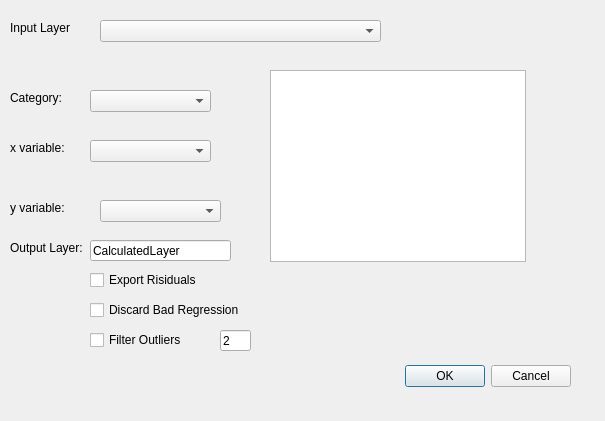
<?xml version="1.0" encoding="UTF-8"?>
<ui version="4.0">
 <class>TrendMapperDialogBase</class>
 <widget class="QDialog" name="TrendMapperDialogBase">
  <property name="geometry">
   <rect>
    <x>0</x>
    <y>0</y>
    <width>605</width>
    <height>421</height>
   </rect>
  </property>
  <property name="windowTitle">
   <string>TrendMapper</string>
  </property>
  <widget class="QDialogButtonBox" name="button_box">
   <property name="geometry">
    <rect>
     <x>230</x>
     <y>360</y>
     <width>341</width>
     <height>32</height>
    </rect>
   </property>
   <property name="orientation">
    <enum>Qt::Horizontal</enum>
   </property>
   <property name="standardButtons">
    <set>QDialogButtonBox::Cancel|QDialogButtonBox::Ok</set>
   </property>
  </widget>
  <widget class="QComboBox" name="inputLayerCombo">
   <property name="geometry">
    <rect>
     <x>100</x>
     <y>20</y>
     <width>281</width>
     <height>22</height>
    </rect>
   </property>
  </widget>
  <widget class="QComboBox" name="categoryCombo">
   <property name="geometry">
    <rect>
     <x>90</x>
     <y>90</y>
     <width>121</width>
     <height>22</height>
    </rect>
   </property>
  </widget>
  <widget class="QComboBox" name="xFieldCombo">
   <property name="geometry">
    <rect>
     <x>90</x>
     <y>140</y>
     <width>121</width>
     <height>22</height>
    </rect>
   </property>
  </widget>
  <widget class="QComboBox" name="yFieldCombo">
   <property name="geometry">
    <rect>
     <x>100</x>
     <y>200</y>
     <width>121</width>
     <height>22</height>
    </rect>
   </property>
  </widget>
  <widget class="QCheckBox" name="exportRisidualsCheck">
   <property name="geometry">
    <rect>
     <x>90</x>
     <y>270</y>
     <width>121</width>
     <height>20</height>
    </rect>
   </property>
   <property name="text">
    <string>Export Risiduals</string>
   </property>
  </widget>
  <widget class="QCheckBox" name="filterOutliersCheck">
   <property name="geometry">
    <rect>
     <x>90</x>
     <y>330</y>
     <width>111</width>
     <height>20</height>
    </rect>
   </property>
   <property name="text">
    <string>Filter Outliers</string>
   </property>
  </widget>
  <widget class="QCheckBox" name="discardBadFitCheck">
   <property name="geometry">
    <rect>
     <x>90</x>
     <y>300</y>
     <width>181</width>
     <height>20</height>
    </rect>
   </property>
   <property name="text">
    <string>Discard Bad Regression</string>
   </property>
  </widget>
  <widget class="QLineEdit" name="outlierThresholdLine">
   <property name="geometry">
    <rect>
     <x>220</x>
     <y>330</y>
     <width>31</width>
     <height>21</height>
    </rect>
   </property>
   <property name="text">
    <string>2</string>
   </property>
  </widget>
  <widget class="QLabel" name="label">
   <property name="geometry">
    <rect>
     <x>10</x>
     <y>90</y>
     <width>57</width>
     <height>15</height>
    </rect>
   </property>
   <property name="text">
    <string>Category:</string>
   </property>
  </widget>
  <widget class="QLabel" name="label_2">
   <property name="geometry">
    <rect>
     <x>10</x>
     <y>140</y>
     <width>131</width>
     <height>16</height>
    </rect>
   </property>
   <property name="text">
    <string>x variable:</string>
   </property>
  </widget>
  <widget class="QLabel" name="label_3">
   <property name="geometry">
    <rect>
     <x>10</x>
     <y>200</y>
     <width>121</width>
     <height>16</height>
    </rect>
   </property>
   <property name="text">
    <string>y variable:</string>
   </property>
  </widget>
  <widget class="QLabel" name="label_4">
   <property name="geometry">
    <rect>
     <x>10</x>
     <y>20</y>
     <width>91</width>
     <height>16</height>
    </rect>
   </property>
   <property name="text">
    <string>Input Layer</string>
   </property>
  </widget>
  <widget class="QLineEdit" name="outputLayerLine">
   <property name="geometry">
    <rect>
     <x>90</x>
     <y>240</y>
     <width>141</width>
     <height>21</height>
    </rect>
   </property>
   <property name="text">
    <string>CalculatedLayer</string>
   </property>
  </widget>
  <widget class="QLabel" name="label_5">
   <property name="geometry">
    <rect>
     <x>10</x>
     <y>240</y>
     <width>101</width>
     <height>16</height>
    </rect>
   </property>
   <property name="text">
    <string>Output Layer:</string>
   </property>
  </widget>
  <widget class="QListWidget" name="copyAttr">
   <property name="geometry">
    <rect>
     <x>270</x>
     <y>70</y>
     <width>256</width>
     <height>192</height>
    </rect>
   </property>
  </widget>
  <zorder>inputLayerCombo</zorder>
  <zorder>button_box</zorder>
  <zorder>categoryCombo</zorder>
  <zorder>xFieldCombo</zorder>
  <zorder>yFieldCombo</zorder>
  <zorder>exportRisidualsCheck</zorder>
  <zorder>filterOutliersCheck</zorder>
  <zorder>discardBadFitCheck</zorder>
  <zorder>outlierThresholdLine</zorder>
  <zorder>label</zorder>
  <zorder>label_2</zorder>
  <zorder>label_3</zorder>
  <zorder>label_4</zorder>
  <zorder>outputLayerLine</zorder>
  <zorder>label_5</zorder>
  <zorder>copyAttr</zorder>
 </widget>
 <resources/>
 <connections>
  <connection>
   <sender>button_box</sender>
   <signal>accepted()</signal>
   <receiver>TrendMapperDialogBase</receiver>
   <slot>accept()</slot>
   <hints>
    <hint type="sourcelabel">
     <x>20</x>
     <y>20</y>
    </hint>
    <hint type="destinationlabel">
     <x>20</x>
     <y>20</y>
    </hint>
   </hints>
  </connection>
  <connection>
   <sender>button_box</sender>
   <signal>rejected()</signal>
   <receiver>TrendMapperDialogBase</receiver>
   <slot>reject()</slot>
   <hints>
    <hint type="sourcelabel">
     <x>20</x>
     <y>20</y>
    </hint>
    <hint type="destinationlabel">
     <x>20</x>
     <y>20</y>
    </hint>
   </hints>
  </connection>
 </connections>
</ui>
